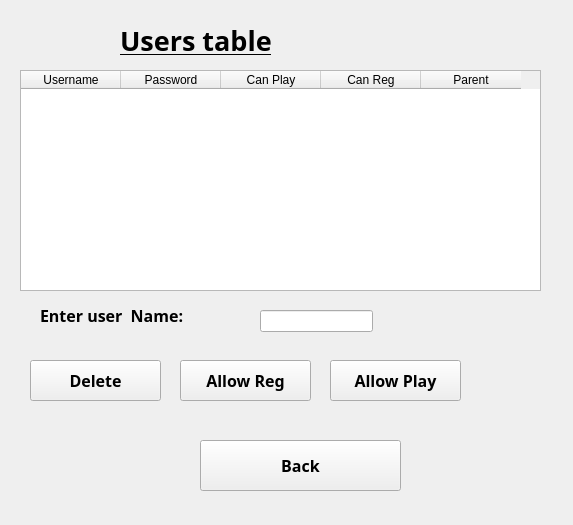
<?xml version="1.0" encoding="UTF-8"?>
<ui version="4.0">
 <class>ShowUsers</class>
 <widget class="QMainWindow" name="ShowUsers">
  <property name="geometry">
   <rect>
    <x>0</x>
    <y>0</y>
    <width>573</width>
    <height>525</height>
   </rect>
  </property>
  <property name="windowTitle">
   <string>MainWindow</string>
  </property>
  <widget class="QWidget" name="centralwidget">
   <widget class="QTableWidget" name="userTable">
    <property name="geometry">
     <rect>
      <x>20</x>
      <y>70</y>
      <width>521</width>
      <height>221</height>
     </rect>
    </property>
    <property name="cornerButtonEnabled">
     <bool>false</bool>
    </property>
    <column>
     <property name="text">
      <string>Username</string>
     </property>
    </column>
    <column>
     <property name="text">
      <string>Password</string>
     </property>
    </column>
    <column>
     <property name="text">
      <string>Can Play</string>
     </property>
    </column>
    <column>
     <property name="text">
      <string>Can Reg</string>
     </property>
    </column>
    <column>
     <property name="text">
      <string>Parent</string>
     </property>
    </column>
   </widget>
   <widget class="QLabel" name="user_TABLE_LABEL">
    <property name="geometry">
     <rect>
      <x>120</x>
      <y>10</y>
      <width>241</width>
      <height>61</height>
     </rect>
    </property>
    <property name="font">
     <font>
      <family>Arial Black</family>
      <pointsize>20</pointsize>
      <weight>75</weight>
      <bold>true</bold>
     </font>
    </property>
    <property name="text">
     <string>&lt;html&gt;&lt;head/&gt;&lt;body&gt;&lt;p&gt;&lt;span style=&quot; text-decoration: underline;&quot;&gt;Users table&lt;/span&gt;&lt;/p&gt;&lt;/body&gt;&lt;/html&gt;</string>
    </property>
   </widget>
   <widget class="QPushButton" name="deleteButton">
    <property name="geometry">
     <rect>
      <x>30</x>
      <y>360</y>
      <width>131</width>
      <height>41</height>
     </rect>
    </property>
    <property name="font">
     <font>
      <family>Arial Black</family>
      <pointsize>12</pointsize>
      <weight>75</weight>
      <bold>true</bold>
     </font>
    </property>
    <property name="text">
     <string>Delete</string>
    </property>
   </widget>
   <widget class="QPushButton" name="backButton">
    <property name="geometry">
     <rect>
      <x>200</x>
      <y>440</y>
      <width>201</width>
      <height>51</height>
     </rect>
    </property>
    <property name="font">
     <font>
      <family>Arial Black</family>
      <pointsize>12</pointsize>
      <weight>75</weight>
      <bold>true</bold>
     </font>
    </property>
    <property name="text">
     <string>Back</string>
    </property>
   </widget>
   <widget class="QLineEdit" name="input_user_name">
    <property name="geometry">
     <rect>
      <x>260</x>
      <y>310</y>
      <width>113</width>
      <height>22</height>
     </rect>
    </property>
   </widget>
   <widget class="QLabel" name="user_NAME_LABEL">
    <property name="geometry">
     <rect>
      <x>40</x>
      <y>300</y>
      <width>231</width>
      <height>31</height>
     </rect>
    </property>
    <property name="font">
     <font>
      <family>Arial Black</family>
      <pointsize>12</pointsize>
      <weight>75</weight>
      <bold>true</bold>
     </font>
    </property>
    <property name="text">
     <string>Enter user  Name:</string>
    </property>
   </widget>
   <widget class="QPushButton" name="allowRegButton">
    <property name="geometry">
     <rect>
      <x>180</x>
      <y>360</y>
      <width>131</width>
      <height>41</height>
     </rect>
    </property>
    <property name="font">
     <font>
      <family>Arial Black</family>
      <pointsize>12</pointsize>
      <weight>75</weight>
      <bold>true</bold>
     </font>
    </property>
    <property name="text">
     <string>Allow Reg</string>
    </property>
   </widget>
   <widget class="QPushButton" name="allowPlayButton">
    <property name="geometry">
     <rect>
      <x>330</x>
      <y>360</y>
      <width>131</width>
      <height>41</height>
     </rect>
    </property>
    <property name="font">
     <font>
      <family>Arial Black</family>
      <pointsize>12</pointsize>
      <weight>75</weight>
      <bold>true</bold>
     </font>
    </property>
    <property name="text">
     <string>Allow Play</string>
    </property>
   </widget>
  </widget>
 </widget>
 <resources/>
 <connections/>
</ui>
